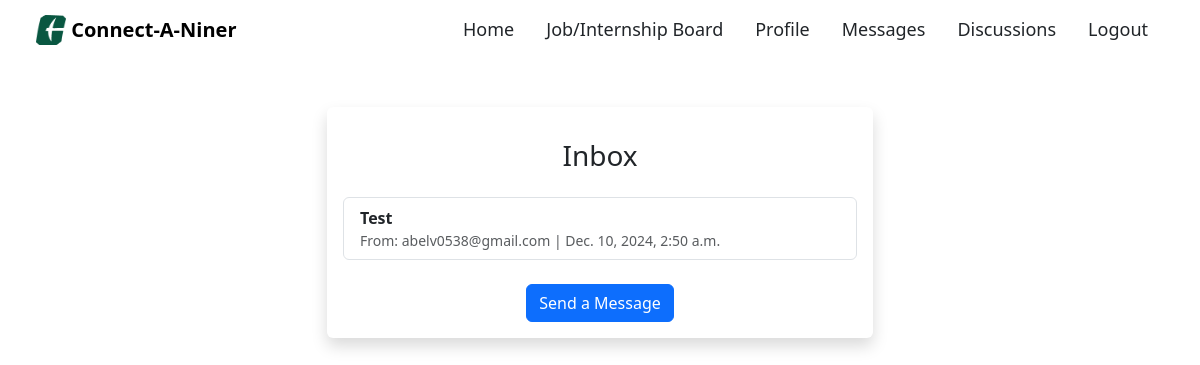
The page /inbox/ (signed in) on the database as committed earlier.
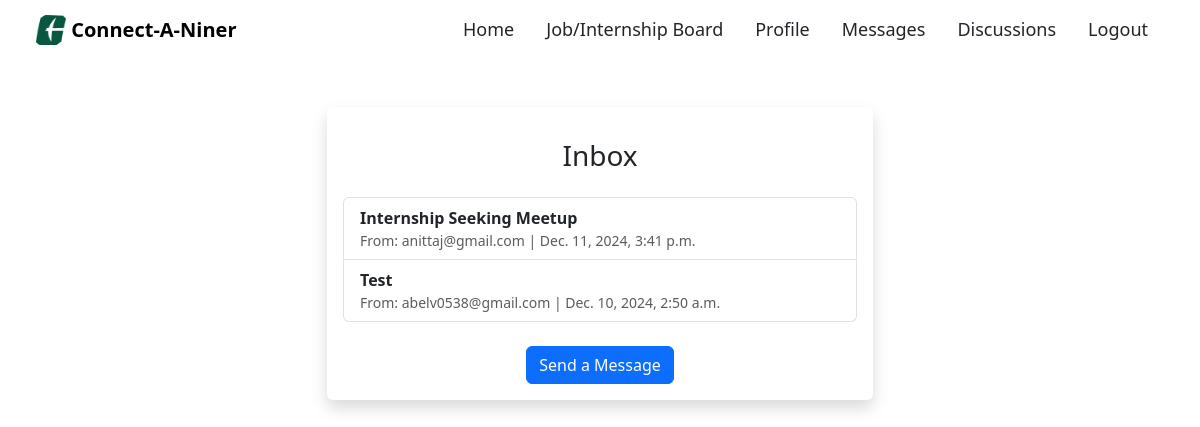
The same page on the database as committed later.
### base/models.py (models this page shows, shortened)
class Message(models.Model):
    sender = models.ForeignKey(
        settings.AUTH_USER_MODEL, related_name='sent_messages', on_delete=models.CASCADE
    )
    recipient = models.ForeignKey(
        settings.AUTH_USER_MODEL, related_name='received_messages', on_delete=models.CASCADE
    )
    subject = models.CharField(max_length=255)
    body = models.TextField()
    timestamp = models.DateTimeField(auto_now_add=True)
    is_read = models.BooleanField(default=False)

class User(AbstractBaseUser, PermissionsMixin):
    name = models.CharField(max_length=200, null=True)
    email = models.EmailField(unique=True, null=False)  # Ensuring email is unique and required
    bio = models.TextField(null=True)
    is_active = models.BooleanField(default=True)
    is_staff = models.BooleanField(default=False)
    USERNAME_FIELD = 'email'
    REQUIRED_FIELDS = []  # Since email is the USERNAME_FIELD, no other fields are required
    objects = CustomUserManager()
    def __str__(self):
        return self.email

### base/views.py (the view)
# urls.py: path('inbox/', views.inbox, name='inbox'),
@login_required
def inbox(request):
    messages = Message.objects.filter(recipient=request.user).order_by('-timestamp')
    return render(request, 'messaging/inbox.html', {'messages': messages})

### base/templates/messaging/inbox.html (shortened to what this page needs)
{% extends 'base.html' %}
{% block content %}
<div class="container mt-5">
  <div class="row">
    <div class="col-12 col-sm-8 col-md-6 m-auto">
      <div class="card border-0 shadow">
        <div class="card-body">
          <h1 class="text-center fs-3 p-3">Inbox</h1>
          <ul class="list-group">
            {% for message in messages %}
            <li class="list-group-item d-flex justify-content-between align-items-center">
              <div>
                <a href="{% url 'view_message' message.id %}" class="text-decoration-none text-dark fw-bold">
                  {{ message.subject }}
                </a>
                <small class="d-block text-muted">From: {{ message.sender }} | {{ message.timestamp }}</small>
              </div>
            </li>
            {% endfor %}
          </ul>
          <div class="text-center mt-4">
            <a href="{% url 'send_message' %}" class="btn btn-primary">
              Send a Message
            </a>
          </div>
        </div>
      </div>
    </div>
  </div>
</div>
{% endblock %}

Rows that differ between the two databases and show on the page:
added Message: subject "Internship Seeking Meetup", sender "anittaj@gmail.com", timestamp "Dec. 11, 2024, 3:41 p.m."
